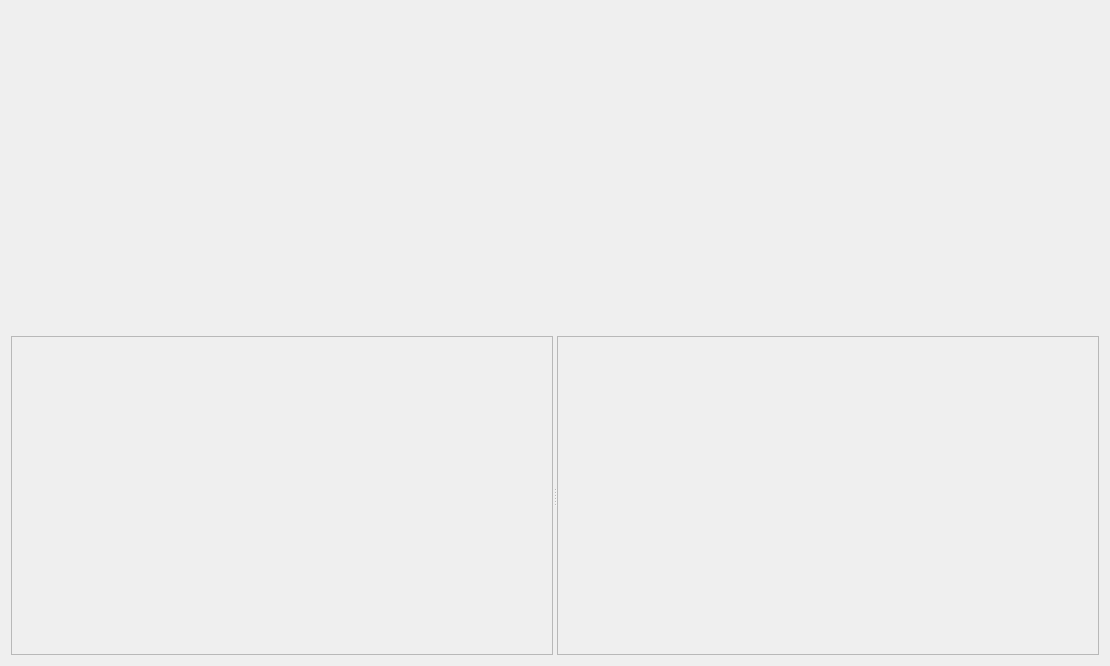
<?xml version="1.0" encoding="UTF-8"?>
<ui version="4.0">
 <class>StrategyManagementWidget</class>
 <widget class="QWidget" name="StrategyManagementWidget">
  <property name="geometry">
   <rect>
    <x>0</x>
    <y>0</y>
    <width>1110</width>
    <height>666</height>
   </rect>
  </property>
  <property name="acceptDrops">
   <bool>true</bool>
  </property>
  <property name="windowTitle">
   <string>Form</string>
  </property>
  <layout class="QVBoxLayout" name="verticalLayout">
   <item>
    <widget class="StrategyToolbar" name="toolbar" native="true"/>
   </item>
   <item>
    <widget class="QSplitter" name="splitter">
     <property name="sizePolicy">
      <sizepolicy hsizetype="Preferred" vsizetype="Preferred">
       <horstretch>0</horstretch>
       <verstretch>0</verstretch>
      </sizepolicy>
     </property>
     <property name="orientation">
      <enum>Qt::Horizontal</enum>
     </property>
     <widget class="CodeEditorListView" name="listView">
      <property name="enabled">
       <bool>false</bool>
      </property>
      <property name="sizePolicy">
       <sizepolicy hsizetype="Preferred" vsizetype="Preferred">
        <horstretch>0</horstretch>
        <verstretch>0</verstretch>
       </sizepolicy>
      </property>
      <property name="acceptDrops">
       <bool>true</bool>
      </property>
      <property name="dragEnabled">
       <bool>true</bool>
      </property>
     </widget>
     <widget class="CodeEditorPlainTextView" name="plainTextEdit">
      <property name="enabled">
       <bool>false</bool>
      </property>
      <property name="sizePolicy">
       <sizepolicy hsizetype="Preferred" vsizetype="Preferred">
        <horstretch>0</horstretch>
        <verstretch>0</verstretch>
       </sizepolicy>
      </property>
     </widget>
    </widget>
   </item>
  </layout>
 </widget>
 <customwidgets>
  <customwidget>
   <class>CodeEditorListView</class>
   <extends>QListView</extends>
   <header>codeeditorlistview.h</header>
  </customwidget>
  <customwidget>
   <class>CodeEditorPlainTextView</class>
   <extends>QPlainTextEdit</extends>
   <header>codeeditorplaintextview.h</header>
  </customwidget>
  <customwidget>
   <class>StrategyToolbar</class>
   <extends>QWidget</extends>
   <header>strategymanagementwidget.h</header>
   <container>1</container>
  </customwidget>
 </customwidgets>
 <resources/>
 <connections/>
</ui>
